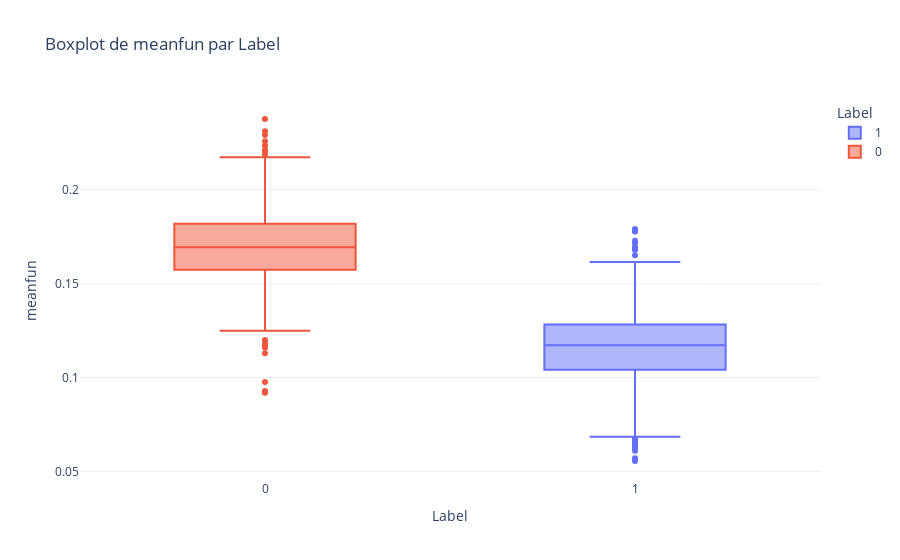

Here is the notebook cell this chart was saved with:
### Code cell
fig = px.box(
    data,
    x="label",
    y="meanfun", #  average of fundamental frequency measured across acoustic signal
    color="label",
    title="Boxplot de meanfun par Label",
    labels={"label": "Label", "meanfun": "meanfun"},
    template="plotly_white"
)

fig.show()

### Figure 1 — Plotly figure (JSON) as saved in the notebook; plotly's stock layout.template omitted (floating-point values rounded to 4 significant figures; data arrays with more than 128 entries replaced by an {"elided": "..."} marker saying what was removed)
{"data": [{"alignmentgroup": "True", "hovertemplate": "Label=%{x}<br>meanfun=%{y}<extra></extra>", "legendgroup": "1", "marker": {"color": "#636efa"}, "name": "1", "notched": false, "offsetgroup": "1", "orientation": "v", "showlegend": true, "type": "box", "x": {"elided": "1584 int values"}, "x0": " ", "xaxis": "x", "y": {"elided": "1584 float values"}, "y0": " ", "yaxis": "y"}, {"alignmentgroup": "True", "hovertemplate": "Label=%{x}<br>meanfun=%{y}<extra></extra>", "legendgroup": "0", "marker": {"color": "#EF553B"}, "name": "0", "notched": false, "offsetgroup": "0", "orientation": "v", "showlegend": true, "type": "box", "x": {"elided": "1584 int values"}, "x0": " ", "xaxis": "x", "y": {"elided": "1584 float values"}, "y0": " ", "yaxis": "y"}], "layout": {"boxmode": "overlay", "legend": {"title": {"text": "Label"}, "tracegroupgap": 0}, "title": {"text": "Boxplot de meanfun par Label"}, "xaxis": {"anchor": "y", "categoryarray": [1, 0], "categoryorder": "array", "domain": [0, 1], "title": {"text": "Label"}}, "yaxis": {"anchor": "x", "domain": [0, 1], "title": {"text": "meanfun"}}}}
